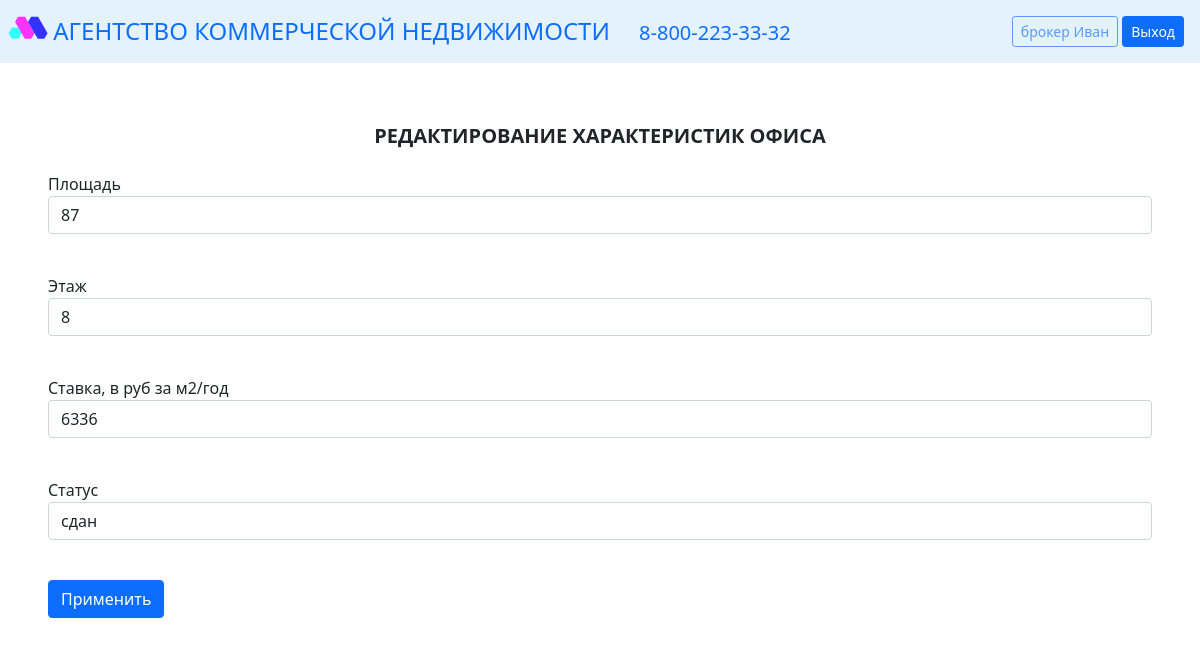
/edit_office/4 (signed in), run on an earlier commit of the app's database.
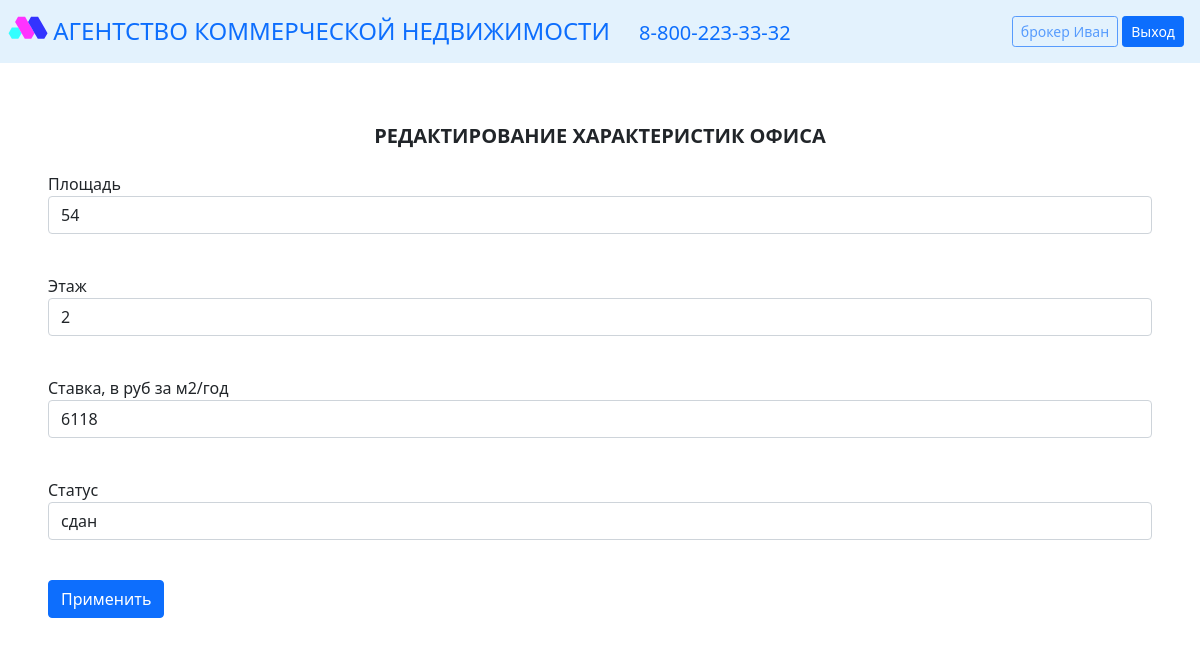
And on a later commit of the database.
### data/offices.py (models this page shows)
class Office(SqlAlchemyBase, SerializerMixin):
    __tablename__ = 'offices'
    id = sqlalchemy.Column(sqlalchemy.Integer, primary_key=True, autoincrement=True)
    area = sqlalchemy.Column(sqlalchemy.String, nullable=True)
    floor = sqlalchemy.Column(sqlalchemy.String, nullable=True)
    bet = sqlalchemy.Column(sqlalchemy.String, nullable=True)
    status = sqlalchemy.Column(sqlalchemy.String, nullable=True)
    user_id = sqlalchemy.Column(sqlalchemy.Integer, sqlalchemy.ForeignKey("users.id"))
    user = orm.relationship('User')
    business_center_id = sqlalchemy.Column(sqlalchemy.Integer, sqlalchemy.ForeignKey("business_centers.id"))
    business_center = orm.relationship('Business_center')
    def __repr__(self):
        return f"Объект 'Офис' с id:{self.id}, создатель :{self.user.role} {self.user.name}"

### main.py (the view, shortened to what this page needs)
@app.route('/edit_office/<int:id>', methods=['GET', 'POST'])
@login_required
def edit_office(id):
    print(f"Запрос на редактирование офиса с id:{id}")
    form = OfficeForm()
    if request.method == "GET":
        db_sess = db_session.create_session()
        of = db_sess.query(Office).filter(Office.id == id,
                                          Office.user == current_user).first()
        print(of)
        if of:
            form.area.data = of.area
            form.floor.data = of.floor
            form.bet.data = of.bet
            form.status.data = of.status
        else:
            abort(404)
    return render_template('forms/office.html',
                           title='Редактирование характеристик офиса',
                           form=form)

### forms/office.py
class OfficeForm(FlaskForm):
    area = StringField('Площадь', validators=[DataRequired()])
    floor = StringField('Этаж', validators=[DataRequired()])
    bet = StringField('Ставка, в руб за м2/год', validators=[DataRequired()])
    status = SelectField('Статус', choices=['свободен', 'сдан'], validators=[DataRequired()])
    submit = SubmitField('Применить')

### data/db_session.py (called while the page is built)
def create_session() -> Session:
    global __factory
    return __factory()

### main.py (called while the page is built)
@login_manager.user_loader
def load_user(user_id):
    db_sess = db_session.create_session()
    return db_sess.query(User).get(user_id)

### templates/forms/office.html (shortened to what this page needs)
{% extends "base.html" %}
{% block content %}
<div class="wrapper m-5">
	<div class="title p-3">
		<p class="text-center h5 text-uppercase"><b>{{ title }}</b></p>
	</div>
	<form action="" method="post">
	    <p>
	        {{ form.area.label }}<br>
	        {{ form.area(class="form-control") }}<br>
	    </p>
		<p>
	        {{ form.floor.label }}<br>
	        {{ form.floor(class="form-control") }}<br>
	    </p>
		<p>
	        {{ form.bet.label }}<br>
	        {{ form.bet(class="form-control") }}<br>
	    </p>
		<p>
	        {{ form.status.label }}<br>
	        {{ form.status(class="form-control") }}<br>
	    </p>
	    <p>{{ form.submit(type="submit", class="btn btn-primary") }}</p>
	</form>
</div>
{% endblock %}

What changed in the data, as far as the page shows it:
changed Office "сдан": area "87" → "54"; floor "8" → "2"; bet "6336" → "6118"
